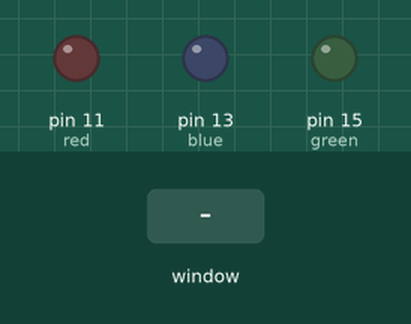
Simulated run of this program. Board: Raspberry Pi (header pin numbers). Parts: output pins drawn as LEDs (lit = HIGH). Inputs (shaded band) come from the test bench. The desktop window is not drawn, its controls go by their first labels and the mouse button is held 0.15 s. At 8.8 s the program stops and its outputs stay as they are.

Above: at 1.2 s.
1.3 s: control labelled "Turn RedLed on" in the window clicked
At 2.5 s:
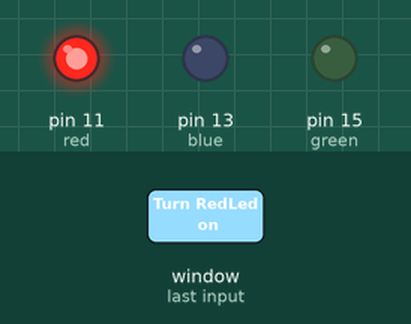
2.8 s: control labelled "Turn BlueLed on" in the window clicked
At 3.6 s:
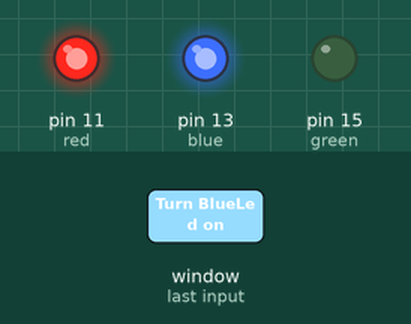
4.3 s: control labelled "Turn GreenLed on" in the window clicked
At 4.8 s:
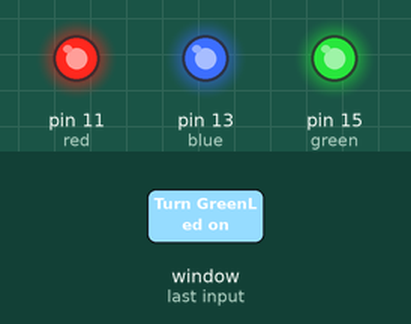
5.8 s: control labelled "Turn RedLed on" in the window clicked
At 7.0 s:
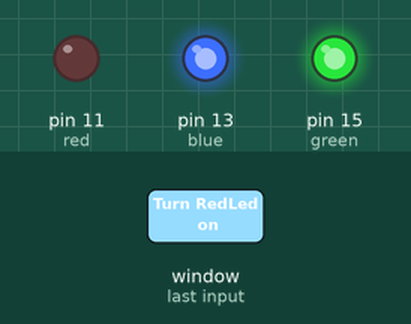
7.3 s: control labelled "Turn BlueLed on" in the window clicked
At 8.2 s:
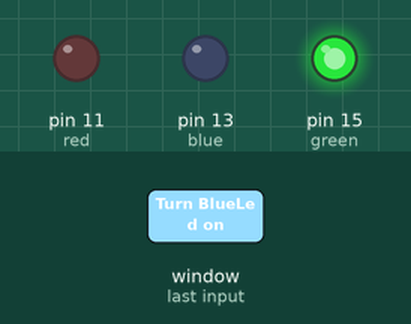
8.8 s: control labelled "exit" in the window clicked
At 9.4 s:
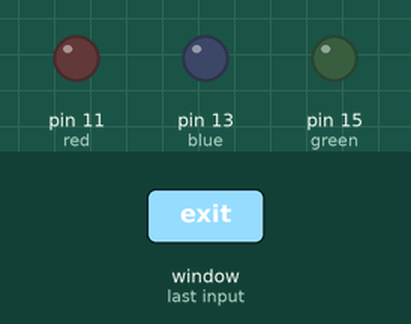
Timing chart, 0 to 10.3 s (numbered marks = the images above; inputs shaded):
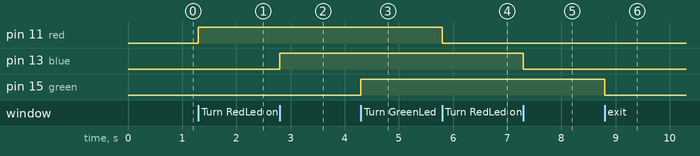

The program:

blink.py
```python
from tkinter import *
import tkinter.font
import RPi.GPIO as GPIO

red = 11
blue = 13
green = 15

GPIO.setmode(GPIO.BOARD)
GPIO.setup(red, GPIO.OUT)
GPIO.output(red, GPIO.LOW)
GPIO.setup(blue, GPIO.OUT)
GPIO.output(blue, GPIO.LOW)
GPIO.setup(green, GPIO.OUT)
GPIO.output(green, GPIO.LOW)

win = Tk()
win.title("LED Toggle")
myFont = tkinter.font.Font(family = 'Helvetica', size = 12, weight = "bold")

def rledToggle():
    if GPIO.input(11)==1:
        GPIO.output(red, GPIO.LOW)
        rledButton["text"] = "Turn red led on"
    else:
        GPIO.output(red, GPIO.HIGH)
        rledButton["text"] = "Turn red led off"
def bledToggle():
    if GPIO.input(13)==1:
        GPIO.output(blue, GPIO.LOW)
        bledButton["text"] = "Turn blue led on"
    else:
        GPIO.output(blue, GPIO.HIGH)
        bledButton["text"] = "Turn blue led off"
def gledToggle():
    if GPIO.input(15)==1:
        GPIO.output(green, GPIO.LOW)
        gledButton["text"] = "Turn green led on"
    else:
        GPIO.output(green, GPIO.HIGH)
        gledButton["text"] = "Turn green led off"

def close():
    GPIO.cleanup()
    win.destroy()

rledButton = Button(win, text = 'Turn RedLed on', font = myFont, command = rledToggle, bg='bisque2', height = 1, width = 24)
rledButton.grid(row=0,column=1)
bledButton = Button(win, text = 'Turn BlueLed on', font = myFont, command = bledToggle, bg='bisque2', height = 1, width = 24)
bledButton.grid(row=1,column=1)
gledButton = Button(win, text = 'Turn GreenLed on', font = myFont, command = gledToggle, bg='bisque2', height = 1, width = 24)
gledButton.grid(row=2,column=1)

exitButton = Button(win, text = 'exit', font = myFont, command = close, bg='red', height = 1, width = 6)
exitButton.grid(row=3,column=1)

win.protocol("WN_DELETE_WINDOW", close)

win.mainloop()
```

Measured:
- after the input at 1.3 s, pin 11 (red): LOW → HIGH at once
- after the input at 2.8 s, pin 13 (blue): LOW → HIGH at once
- after the input at 4.3 s, pin 15 (green): LOW → HIGH at once
- after the input at 5.8 s, pin 11 (red): HIGH → LOW at once
- after the input at 7.3 s, pin 13 (blue): HIGH → LOW at once
- after the input at 8.8 s, pin 15 (green): HIGH → LOW at once
